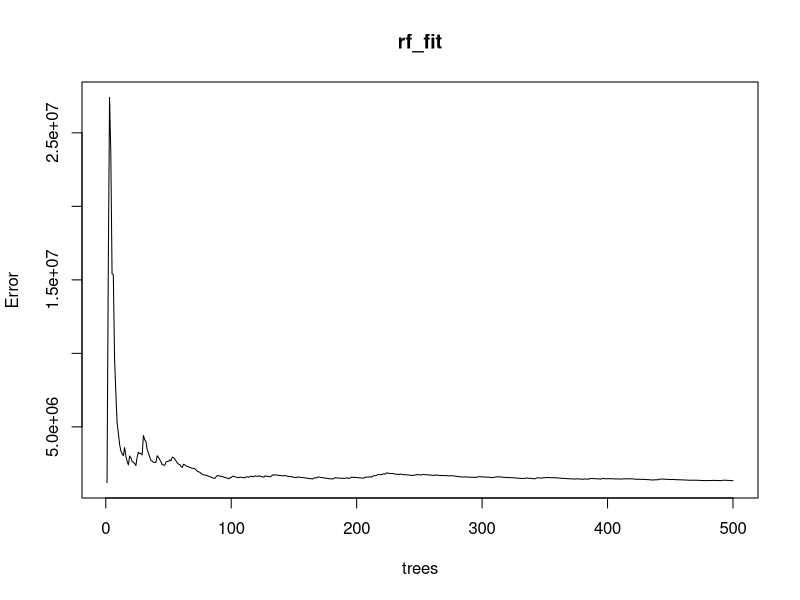
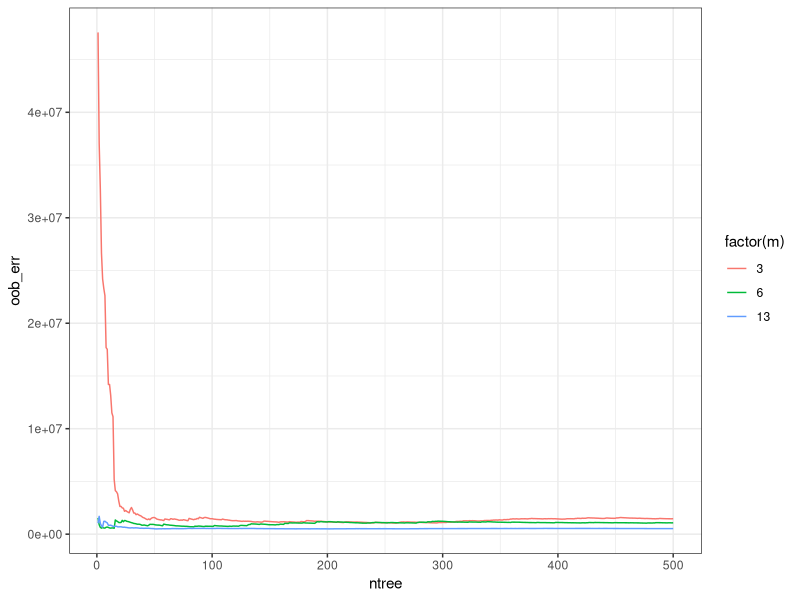
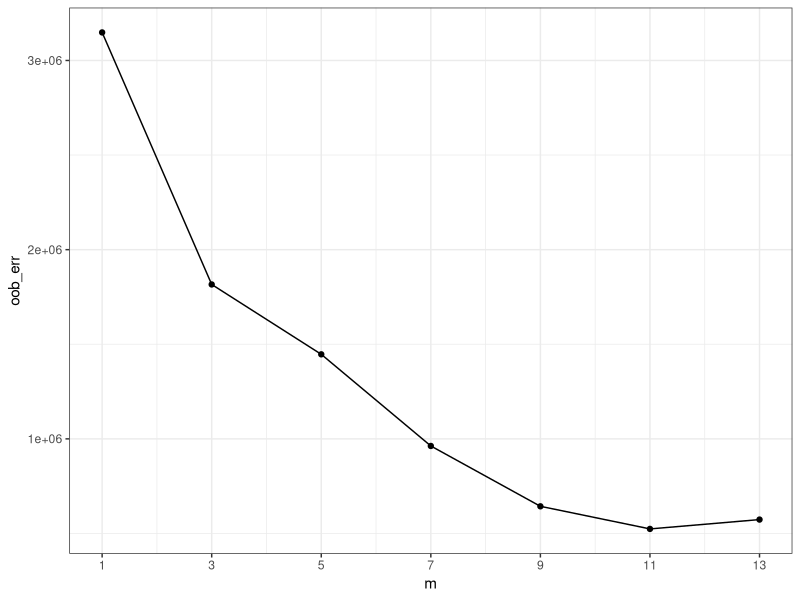
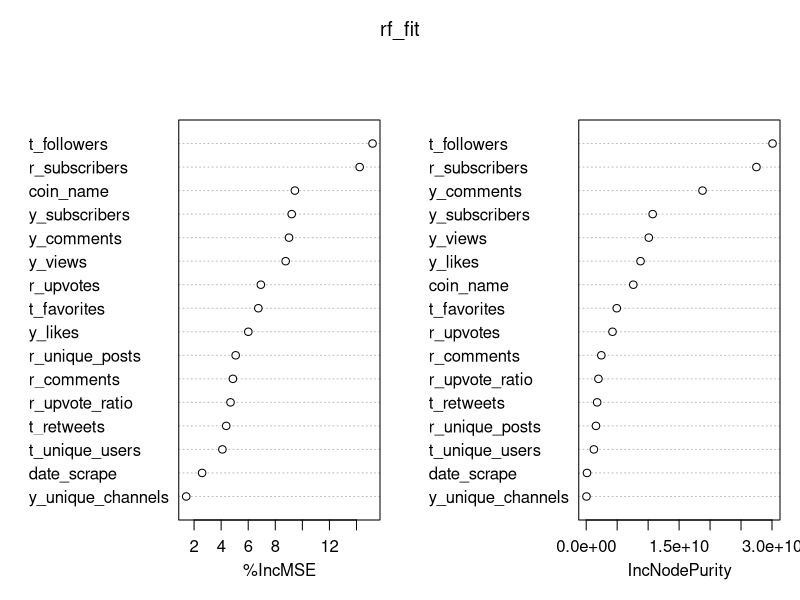

Here is the R script that generated these plots, in order:
## ---- chunk 1
#get libraries
library(randomForest)   
library(tidyverse)
## ---- chunk 2
# read in the train data for random forest fitting
crypto_train = read_csv("../Data/clean/crypto_train.csv")

rf_fit = randomForest(price ~ ., data = crypto_train)
plot(rf_fit)
## ---- chunk 3
rf_3 = randomForest(price ~ ., mtry = 3, data = crypto_train)
rf_6 = randomForest(price ~ ., mtry = 6, data = crypto_train)
rf_13 = randomForest(price ~ ., mtry = 13, data = crypto_train)
## ---- chunk 4
#extracting OOB errors
oob_errors = bind_rows(
  tibble(ntree = 1:500, oob_err = rf_3$mse, m = 3),
  tibble(ntree = 1:500, oob_err = rf_6$mse, m = 6),
  tibble(ntree = 1:500, oob_err = rf_13$mse, m = 13)
)
oob_errors  
## ---- chunk 5
#plotting oob errors
oob_errors %>%
  ggplot(aes(x = ntree, y = oob_err, colour = factor(m))) +
  geom_line() + theme_bw()
## ---- chunk 6
# might want to cache this chunk!
mvalues = seq(1,13, by = 2)
oob_errors = numeric(length(mvalues))
ntree = 500
for(idx in 1:length(mvalues)){
  m = mvalues[idx]
  rf_fit = randomForest(price ~ ., mtry = m, data = crypto_train)
  oob_errors[idx] = rf_fit$mse[ntree]
}
tibble(m = mvalues, oob_err = oob_errors) %>%
  ggplot(aes(x = m, y = oob_err)) + 
  geom_line() + geom_point() + 
  scale_x_continuous(breaks = mvalues) +
  theme_bw()

## ---- chunk 7
rf_fit = randomForest(price ~ ., mtry = 3, importance = TRUE, data = crypto_train)
varImpPlot(rf_fit)
## ---- chunk 8
#loading test data
crypto_test = read_csv("../Data/clean/crypto_test.csv")
rf_predictions = predict(rf_fit, newdata = crypto_test)
## ---- chunk 9
mean((rf_predictions - crypto_test$price)^2)
